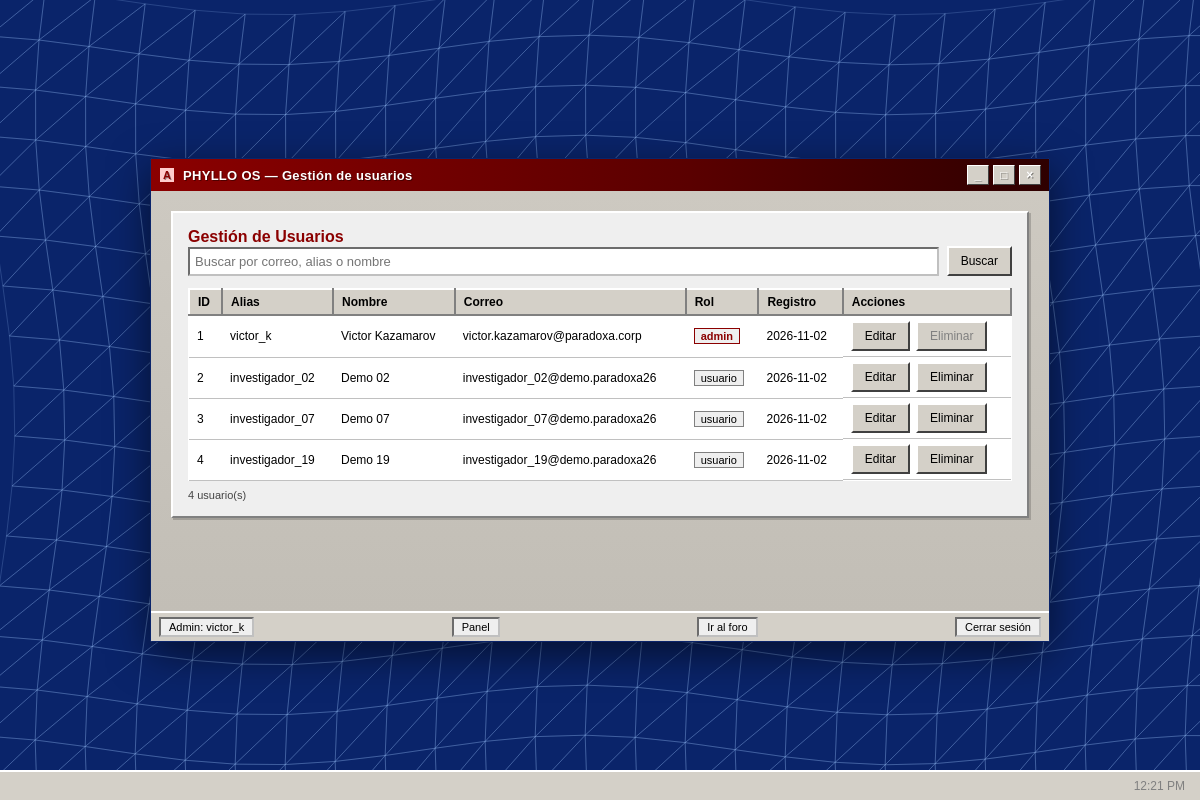
Screenshot of /index.php?c=Usuario&a=listar (signed in) with the database file from the repository.
### tables this page shows
CREATE TABLE `usuarios` (
  `id` int(11) NOT NULL AUTO_INCREMENT,
  `nombre_usuario_real` varchar(50) NOT NULL,
  `correo` varchar(100) NOT NULL,
  `contrasenia` varchar(255) NOT NULL,
  `nombre_usuario_anonimo` varchar(50) NOT NULL,
  `fecha_registro` date NOT NULL,
  `rol` enum('usuario','admin') NOT NULL DEFAULT 'usuario',
  `biografia` varchar(255) DEFAULT NULL,
  `foto_perfil` varchar(255) DEFAULT NULL,
  `token` varchar(255) DEFAULT NULL,
  `estado_verificado` tinyint(1) NOT NULL DEFAULT 0,
  PRIMARY KEY (`id`),
  UNIQUE KEY `correo` (`correo`),
  UNIQUE KEY `nombre_usuario_anonimo` (`nombre_usuario_anonimo`)
);

### app/controllers/UsuarioController.php (called while the page is built, shortened)
<?php
require_once __DIR__ . '/../../config/auth.php';
class UsuarioController {
    private $userModel;
    private $actor;
    public function __construct() {
        global $conexion;
        requiereRol('admin');
        $this->actor     = usuarioActual();
        $this->userModel = new UserModel($conexion);
    }
    private function render($vista, $vars = []) {
        $actor   = $this->actor;
        $actorId = (int) $this->actor['id'];
        extract($vars, EXTR_OVERWRITE);
        require __DIR__ . '/../views/admin/' . $vista . '.php';
    }
    public function listar() {
        $busqueda = trim($_GET['q'] ?? '');
        $this->render('usuarios', [
            'tituloVentana' => 'Gestión de usuarios',
            'busqueda'      => $busqueda,
            'usuarios'      => $this->userModel->listar($busqueda),
            'flash'         => tomarFlash(),
        ]);
    }
}

### config/app.php (called while the page is built, shortened)
<?php
if (!function_exists('h')) {
    function h($valor) {
        return htmlspecialchars((string) $valor, ENT_QUOTES, 'UTF-8');
    }
}

### app/models/UserModel.php (called while the page is built, shortened)
<?php
class UserModel {
    private $db;
    public function __construct($conexion) {
        $this->db = $conexion;
    }
    public function listar($busqueda = '') {
        $campos = "id, nombre_usuario_real, correo, nombre_usuario_anonimo, rol, fecha_registro, token, estado_verificado";
        if ($busqueda === '') {
            return $this->db->query("SELECT $campos FROM usuarios ORDER BY id")->fetch_all(MYSQLI_ASSOC);
        }
        $like = '%' . addcslashes($busqueda, '%_\\') . '%';
        $stmt = $this->db->prepare(
            "SELECT $campos FROM usuarios
             WHERE correo LIKE ? OR nombre_usuario_anonimo LIKE ? OR nombre_usuario_real LIKE ?
             ORDER BY id"
        );
        $stmt->bind_param("sss", $like, $like, $like);
        $stmt->execute();
        $filas = $stmt->get_result()->fetch_all(MYSQLI_ASSOC);
        return $filas;
    }
}

### config/auth.php (called while the page is built, shortened)
<?php
require_once __DIR__ . '/conexion.php';
function usuarioActual() {
    static $cache = false;
    if ($cache !== false) {
        return $cache;
    }
    global $conexion;
    $id = (int) $_SESSION['usuario_id'];
    $stmt = $conexion->prepare(
        "SELECT id, nombre_usuario_real, correo, nombre_usuario_anonimo, rol, foto_perfil, biografia, estado_verificado FROM usuarios WHERE id = ? LIMIT 1"
    );
    $stmt->bind_param("i", $id);
    $stmt->execute();
    $fila = $stmt->get_result()->fetch_assoc();
    return $cache = $fila;
}
function requiereLogin() {
    if (usuarioActual() === null) {
        header('Location: ' . BASE_URL . '/app/views/auth/login.php');
        exit;
    }
}
function requiereRol(...$roles) {
    requiereLogin();
}

### app/views/admin/usuarios.php (the view, shortened to what this page needs)
<?php
require __DIR__ . '/../layout/admin_header.php';
?>
<div class="admin-card">
  <h3>Gestión de Usuarios</h3>
  <form class="toolbar" action="<?= BASE_URL ?>/index.php" method="GET">
    <input type="text" name="q" value="<?= h($busqueda) ?>" placeholder="Buscar por correo, alias o nombre" />
    <button type="submit">Buscar</button>
  </form>
  <?php if (count($usuarios) === 0): ?>
    <p>No se encontraron usuarios.</p>
  <?php else: ?>
    <div class="tabla-wrap">
      <table class="tabla-usuarios">
        <thead>
          <tr>
            <th>ID</th>
            <th>Alias</th>
            <th>Nombre</th>
            <th>Correo</th>
            <th>Rol</th>
            <th>Registro</th>
            <th>Acciones</th>
          </tr>
        </thead>
        <tbody>
          <?php foreach ($usuarios as $u): ?>
            <tr>
              <td><?= (int) $u['id'] ?></td>
              <td><?= h($u['nombre_usuario_anonimo']) ?></td>
              <td><?= h($u['nombre_usuario_real']) ?></td>
              <td><?= h($u['correo']) ?></td>
              <td><span class="rol rol-<?= h($u['rol']) ?>"><?= h($u['rol']) ?></span></td>
              <td><?= h($u['fecha_registro']) ?></td>
              <td class="acciones">
                <a class="btn" href="<?= BASE_URL ?>/index.php?c=Usuario&amp;a=editarView&amp;id=<?= (int) $u['id'] ?>">Editar</a>
                <?php if ((int) $u['id'] === $actorId): ?>
                  <button type="button" disabled title="No podés eliminar tu propia cuenta">Eliminar</button>
                <?php else: ?>
                  <form method="POST" action="<?= BASE_URL ?>/index.php?c=Usuario&amp;a=eliminar"
                        data-msg="<?= h('¿Eliminar a ' . $u['nombre_usuario_anonimo'] . '? Se borran también sus publicaciones y comentarios. No se puede deshacer.') ?>"
                        onsubmit="return confirm(this.dataset.msg)">
                    <button type="submit">Eliminar</button>
                  </form>
                <?php endif; ?>
              </td>
            </tr>
          <?php endforeach; ?>
        </tbody>
      </table>
    </div>
    <div class="conteo"><?= count($usuarios) ?> usuario(s)</div>
  <?php endif; ?>
</div>
<?php require __DIR__ . '/../layout/admin_footer.php'; ?>

### app/views/layout/admin_footer.php (shortened to what this page needs)
      </div>
      <div class="bottom-bar">
        <div class="status-pill">Admin: <?= h($actor['nombre_usuario_anonimo']) ?></div>
        <a class="status-pill" href="<?= BASE_URL ?>/app/views/admin/index.php">Panel</a>
        <a class="status-pill" href="<?= BASE_URL ?>/index.php?c=Foro&amp;a=index">Ir al foro</a>
        <a class="status-pill" href="<?= BASE_URL ?>/index.php?c=Auth&amp;a=logout">Cerrar sesión</a>
      </div>
    </div>
  </div>
  <div class="taskbar">
    <div id="reloj" style="margin-left: auto; padding-right: 10px; color: #808080;">--:-- --</div>
  </div>
</body>
</html>

### app/public/css/style.css (style rules this page uses)
:root { --color-titlebar-start: #0a246a; --color-titlebar-end: #3a6ea5; --color-bg-top: #6ea2d7; --color-bg-mid: #3a6ea5; --color-bg-bottom: #2c5782; --color-panel: #d4d0c8; --color-panel-alt: #c9c5bd; --color-surface: #efefef; --color-input: #ffffff; --color-text: #000000; --color-heading: #0a246a; --color-error: #8b0000; --color-success: #0b5e2b; --color-muted: #444444; --border-raised-light: #ffffff; --border-raised-dark: #808080; --border-raised-darker:#404040; --color-terminal-bg: #000000; --color-terminal-fg: #00ff66; --font-system: Tahoma, Verdana, Arial, sans-serif; --font-mono: "Courier New", monospace; --radius: 0px; }
* { box-sizing: border-box; margin: 0; padding: 0; font-family: var(--font-system); }
body { min-height: 100vh; background: linear-gradient(to bottom, var(--color-bg-top) 0%, var(--color-bg-mid) 45%, var(--color-bg-bottom) 100%); color: var(--color-text); display: flex; align-items: center; justify-content: center; padding: 20px; }
a { color: var(--color-heading); }
button, .btn { min-width: 110px; padding: 7px 12px; font-size: 12px; border: 2px solid; border-color: var(--border-raised-light) var(--border-raised-darker) var(--border-raised-darker) var(--border-raised-light); background: var(--color-panel); cursor: pointer; color: var(--color-text); }
.bottom-bar { border-top: 1px solid var(--border-raised-light); background: var(--color-panel); padding: 6px 8px; display: flex; justify-content: space-between; gap: 12px; font-size: 11px; }
.status-pill { border: 2px inset #c0c0c0; padding: 2px 8px; background: var(--color-surface); }

### app/views/layout/admin_header.php (style rules this page uses)
body { overflow: hidden; position: relative; height: 100vh; width: 100vw; margin: 0; padding: 0; background: #000; font-family: Tahoma, Verdana, Arial, sans-serif; }
.admin-card { background: #efefef; border: 2px solid; border-color: #ffffff #808080 #808080 #ffffff; padding: 15px; box-shadow: 1px 1px 5px rgba(0,0,0,0.1); }
.admin-card h3 { margin: 0 0 10px 0; font-size: 16px; color: #8b0000; border-bottom: 1px solid #808080; padding-bottom: 5px; }
.btn, button { min-width: 0; padding: 6px 12px; font-size: 12px; border: 2px solid; border-color: #ffffff #404040 #404040 #ffffff; background: #d4d0c8; cursor: pointer; color: #000; text-decoration: none; display: inline-block; }
button:disabled { color: #808080; cursor: not-allowed; }
.toolbar { display: flex; gap: 8px; align-items: center; margin-bottom: 12px; flex-wrap: wrap; }
.toolbar input[type="text"] { flex: 1; min-width: 200px; padding: 5px; font-size: 13px; border: 2px inset #c0c0c0; background: #fff; box-sizing: border-box; }
.tabla-wrap { overflow-x: auto; }
.tabla-usuarios { width: 100%; border-collapse: collapse; font-size: 12px; background: #fff; }
.tabla-usuarios th { background: #d4d0c8; border: 2px solid; border-color: #ffffff #808080 #808080 #ffffff; text-align: left; padding: 5px 8px; white-space: nowrap; }
.tabla-usuarios td { border-bottom: 1px solid #c0c0c0; padding: 5px 8px; vertical-align: middle; }
.acciones { display: flex; gap: 6px; align-items: center; white-space: nowrap; }
.acciones form { margin: 0; }
.rol { display: inline-block; padding: 1px 6px; border: 1px solid #808080; background: #efefef; font-size: 11px; }
.rol-admin { color: #8b0000; border-color: #8b0000; font-weight: bold; }
.conteo { font-size: 11px; color: #444; margin-top: 8px; }
.bottom-bar { height: 30px; background: #d4d0c8; border-top: 2px solid #ffffff; display: flex; align-items: center; padding: 0 8px; gap: 10px; font-size: 11px; }
.status-pill { border: 2px inset #c0c0c0; padding: 2px 8px; background: #efefef; color: #000; text-decoration: none; }
.taskbar { position: absolute; bottom: 0; left: 0; right: 0; height: 30px; background: #d4d0c8; border-top: 2px solid #ffffff; display: flex; align-items: center; padding: 0 5px; z-index: 10; font-size: 12px; }
.admin-card { box-shadow: 2px 2px 0 rgba(0,0,0,0.18); }
.admin-card h3 { margin-bottom: 0; border-bottom: none; padding-bottom: 0; }

### rows the page displays
usuarios: id "1", nombre_usuario_anonimo "victor_k", nombre_usuario_real "Victor Kazamarov", correo "victor.kazamarov@paradoxa.corp", rol "admin", fecha_registro "2026-11-02", shows "Eliminar"
usuarios: id "2", nombre_usuario_anonimo "investigador_02", nombre_usuario_real "Demo 02", correo "investigador_02@demo.paradoxa26", rol "usuario", fecha_registro "2026-11-02"
usuarios: id "3", nombre_usuario_anonimo "investigador_07", nombre_usuario_real "Demo 07", correo "investigador_07@demo.paradoxa26", rol "usuario", fecha_registro "2026-11-02"
usuarios: id "4", nombre_usuario_anonimo "investigador_19", nombre_usuario_real "Demo 19", correo "investigador_19@demo.paradoxa26", rol "usuario", fecha_registro "2026-11-02"

### other values shown
$tituloVentana "Gestión de usuarios"
count($usuarios) "4"
